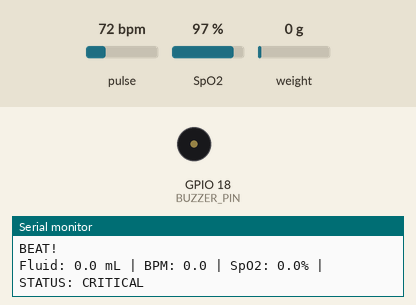
Simulated run of this sketch. Board: ESP32. Parts: buzzer (waves = sounding, pin HIGH), the last lines printed to the serial monitor. The inputs (shaded band) are chosen by the test bench; at power-on: weight on the scale 0 g, pulse 72 bpm, SpO2 97 %.

Above: at 2.8 s.
2.9 s: weight on the scale set to 437 g
At 4.0 s:
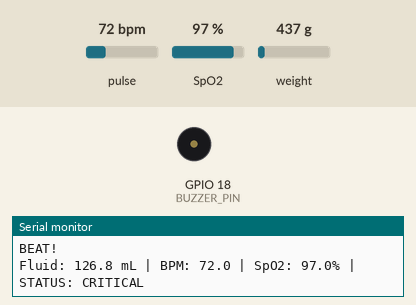
6.4 s: weight on the scale set to 496 g
At 6.73 s:
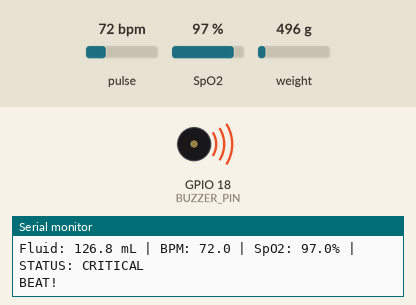
Timing chart, 0 to 9.4 s (numbered marks = the images above; inputs shaded):
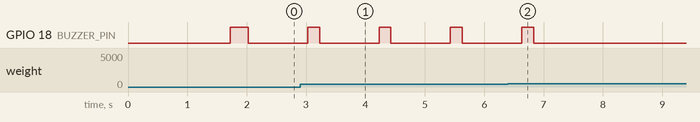

The sketch:

TBP_final.ino
```cpp
#include <Wire.h>
#include <HX711.h>
#include "MAX30100_PulseOximeter.h"

// =====================================================
// PIN CONNECTIONS
// =====================================================

#define HX711_DT    4
#define HX711_SCK   5

#define I2C_SDA     21
#define I2C_SCL     22

#define BUZZER_PIN  18


// =====================================================
// HX711 LOAD CELL
// =====================================================

HX711 scale;

float CALIBRATION_FACTOR = 117.72;
long TARE_OFFSET = 168618;


// =====================================================
// MAX30100 HEART RATE SENSOR
// =====================================================

PulseOximeter pox;

const unsigned long REPORTING_PERIOD_MS = 1000;

// Time of the most recent detected heartbeat
unsigned long lastBeatDetectedAt = 0;

// Has the sensor detected at least one heartbeat?
bool heartbeatDetectedOnce = false;

// Allow 5 seconds without a detected beat before showing 0
const unsigned long HEARTBEAT_TIMEOUT_MS = 5000;


// =====================================================
// WEIGHT SMOOTHING
// =====================================================

float filteredWeight = 0.0;

const float SMOOTHING_FACTOR = 0.20;


// =====================================================
// FLUID THRESHOLDS
// =====================================================

const float WARNING_LEVEL = 500.0;
const float CRITICAL_LEVEL = 200.0;


// =====================================================
// ANOMALY DETECTION
// =====================================================

const float ANOMALY_PERCENT = 25.0;

float previousWeight = -1.0;
float anomalyPreviousWeight = 0.0;

bool anomalyDetected = false;


// =====================================================
// SYSTEM STATUS
// =====================================================

String systemStatus = "NORMAL";


// =====================================================
// BUZZER
// =====================================================

bool buzzerState = false;

unsigned long lastBuzzerChange = 0;

const unsigned long BEEP_ON_TIME = 200;


// =====================================================
// HEARTBEAT CALLBACK
// =====================================================

void onBeatDetected()
{
  lastBeatDetectedAt = millis();

  heartbeatDetectedOnce = true;

  Serial.println("BEAT!");
}


// =====================================================
// SETUP
// =====================================================

void setup()
{
  Serial.begin(115200);

  delay(1000);

  Serial.println();
  Serial.println("========================================");
  Serial.println("       IV MONITORING SYSTEM");
  Serial.println("========================================");
  Serial.println(" HX711 + MAX30100 + BUZZER");
  Serial.println("========================================");


  // Initialize buzzer
  pinMode(BUZZER_PIN, OUTPUT);
  digitalWrite(BUZZER_PIN, LOW);

  Serial.println("Buzzer initialized");


  // Initialize I2C
  Wire.begin(I2C_SDA, I2C_SCL);

  delay(100);

  Serial.println("I2C initialized");


  // Initialize HX711
  Serial.println("Starting HX711...");

  scale.begin(HX711_DT, HX711_SCK);

  delay(500);

  if (scale.is_ready())
  {
    Serial.println("HX711 connected!");
  }
  else
  {
    Serial.println("HX711 NOT FOUND!");
  }


  // Initialize MAX30100
  Serial.println("Starting MAX30100...");

  if (!pox.begin())
  {
    Serial.println("MAX30100 FAILED!");
  }
  else
  {
    Serial.println("MAX30100 connected!");

    pox.setOnBeatDetectedCallback(onBeatDetected);
  }


  Serial.println();
  Serial.println("----------------------------------------");
  Serial.println("Place IV bottle on load cell");
  Serial.println("Place ONE finger on MAX30100");
  Serial.println("----------------------------------------");
  Serial.println();
}


// =====================================================
// MAIN LOOP
// =====================================================

void loop()
{
  // Keep this running continuously for MAX30100
  pox.update();


  // ===================================================
  // READ LOAD CELL EVERY 300 MILLISECONDS
  // ===================================================

  static unsigned long lastWeightRead = 0;

  if (millis() - lastWeightRead >= 300)
  {
    lastWeightRead = millis();

    if (scale.is_ready())
    {
      long rawValue = scale.read();

      float weightGrams =
        (rawValue - TARE_OFFSET) / CALIBRATION_FACTOR;

      if (weightGrams < 0)
      {
        weightGrams = 0;
      }

      // Smooth the readings
      if (filteredWeight == 0)
      {
        filteredWeight = weightGrams;
      }
      else
      {
        filteredWeight =
          (SMOOTHING_FACTOR * weightGrams) +
          ((1.0 - SMOOTHING_FACTOR) * filteredWeight);
      }
    }
  }


  // ===================================================
  // ANOMALY DETECTION
  // ===================================================

  anomalyDetected = false;

  float currentWeight = filteredWeight;

  if (previousWeight > 0 && currentWeight > 0)
  {
    float decrease = previousWeight - currentWeight;

    float decreasePercent =
      (decrease / previousWeight) * 100.0;

    if (decrease > 0 &&
        decreasePercent >= ANOMALY_PERCENT)
    {
      anomalyDetected = true;

      anomalyPreviousWeight = previousWeight;
    }
  }

  if (currentWeight > 0)
  {
    previousWeight = currentWeight;
  }


  // ===================================================
  // DETERMINE FLUID STATUS
  // ===================================================

  if (anomalyDetected)
  {
    systemStatus = "ABNORMAL";
  }
  else if (currentWeight <= CRITICAL_LEVEL)
  {
    systemStatus = "CRITICAL";
  }
  else if (currentWeight <= WARNING_LEVEL)
  {
    systemStatus = "WARNING";
  }
  else
  {
    systemStatus = "NORMAL";
  }


  // Update buzzer without blocking the sensor
  updateBuzzer();


  // ===================================================
  // REPORT SENSOR VALUES EVERY SECOND
  // ===================================================

  static unsigned long lastReport = 0;

  if (millis() - lastReport >= REPORTING_PERIOD_MS)
  {
    lastReport = millis();


    // Get current sensor readings
    float bpm = pox.getHeartRate();

    float spo2 = pox.getSpO2();


    // ================================================
    // HEART RATE FIX
    // ================================================

    // Only apply the timeout after the first detected beat.
    // This avoids forcing BPM to zero before the first beat.

    if (heartbeatDetectedOnce &&
        millis() - lastBeatDetectedAt > HEARTBEAT_TIMEOUT_MS)
    {
      bpm = 0;
    }


    // Reject invalid heart-rate values
    if (bpm < 40 || bpm > 200)
    {
      bpm = 0;
    }


    // Reject invalid SpO2 values
    if (spo2 < 70 || spo2 > 100)
    {
      spo2 = 0;
    }


    // ================================================
    // SERIAL OUTPUT FOR FLASK
    // ================================================

    Serial.print("Fluid: ");
    Serial.print(currentWeight, 1);

    Serial.print(" mL | BPM: ");
    Serial.print(bpm, 1);

    Serial.print(" | SpO2: ");
    Serial.print(spo2, 1);

    Serial.print("% | STATUS: ");
    Serial.println(systemStatus);


    // Print anomaly details when necessary
    if (anomalyDetected)
    {
      Serial.print("ANOMALY: Previous=");

      Serial.print(anomalyPreviousWeight, 1);

      Serial.print(" mL | Current=");

      Serial.print(currentWeight, 1);

      Serial.println(" mL");
    }
  }
}


// =====================================================
// BUZZER CONTROL
// =====================================================

void updateBuzzer()
{
  // NORMAL: silent
  if (systemStatus == "NORMAL")
  {
    digitalWrite(BUZZER_PIN, LOW);

    buzzerState = false;

    return;
  }


  // WARNING: silent
  if (systemStatus == "WARNING")
  {
    digitalWrite(BUZZER_PIN, LOW);

    buzzerState = false;

    return;
  }


  unsigned long now = millis();


  // CRITICAL: intermittent beep
  if (systemStatus == "CRITICAL")
  {
    if (!buzzerState)
    {
      if (now - lastBuzzerChange >= 1000)
      {
        digitalWrite(BUZZER_PIN, HIGH);

        buzzerState = true;

        lastBuzzerChange = now;
      }
    }
    else
    {
      if (now - lastBuzzerChange >= BEEP_ON_TIME)
      {
        digitalWrite(BUZZER_PIN, LOW);

        buzzerState = false;

        lastBuzzerChange = now;
      }
    }
  }


  // ABNORMAL: faster intermittent beep
  else if (systemStatus == "ABNORMAL")
  {
    if (!buzzerState)
    {
      if (now - lastBuzzerChange >= 300)
      {
        digitalWrite(BUZZER_PIN, HIGH);

        buzzerState = true;

        lastBuzzerChange = now;
      }
    }
    else
    {
      if (now - lastBuzzerChange >= BEEP_ON_TIME)
      {
        digitalWrite(BUZZER_PIN, LOW);

        buzzerState = false;

        lastBuzzerChange = now;
      }
    }
  }
}
```

Measured:
- the behaviour switches between 457 and 458 g on weight on the scale (found by bisection; images 1 and 2)
- after the input at 6.4 s, GPIO 18 (BUZZER_PIN): goes on until 6.8 s, then stays LOW
- by itself, GPIO 18 (BUZZER_PIN): alternates HIGH for 0.20 s and LOW for 1.0 s
